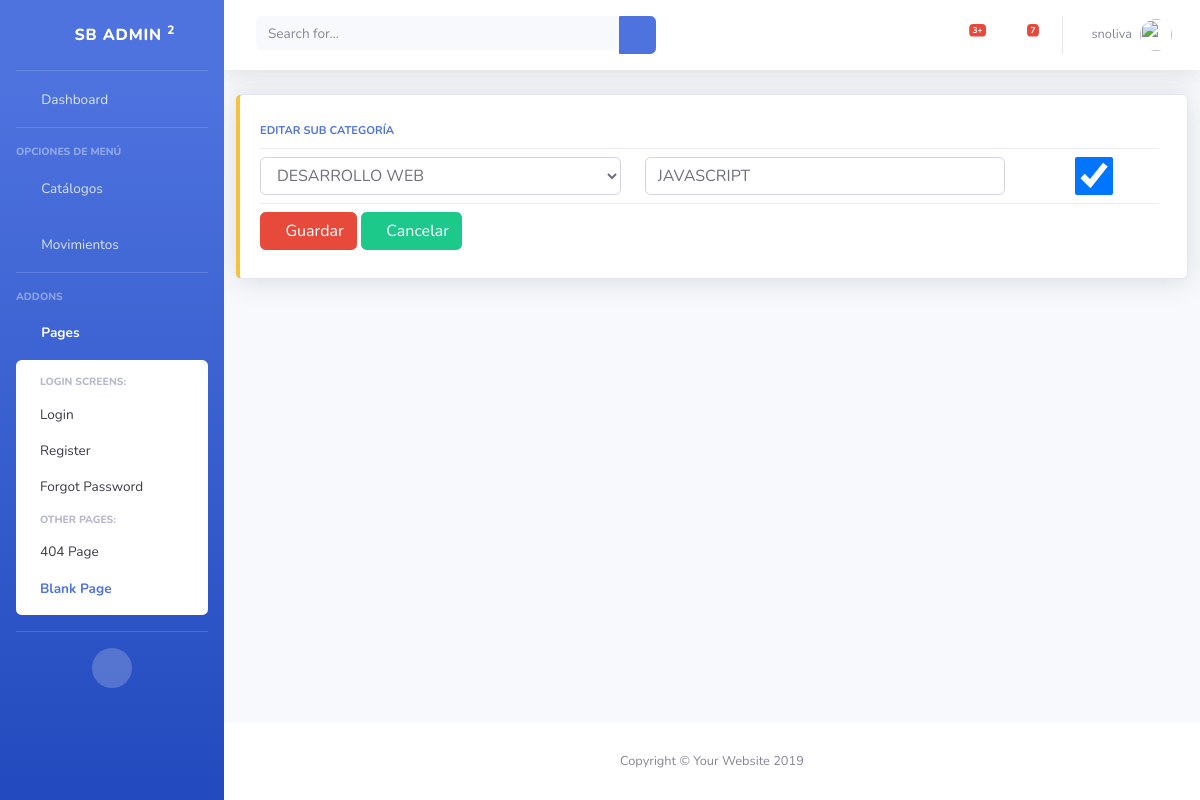
The page /inv/subcategorias/edit/1 (signed in) on the database its author committed.
### inv/models.py (models this page shows, shortened)
class SubCategoria(ClaseModelo):
    categoria = models.ForeignKey(Categoria, on_delete=models.CASCADE)
    descripcion = models.CharField(max_length=100, help_text='Descripcion de la categoria',
                    unique=True)
    class Meta:
        verbose_name_plural = 'Sub Categorías'
        unique_together = ('categoria', 'descripcion')

### inv/views.py (the view, shortened to what this page needs)
# urls.py: path('subcategorias/edit/<int:pk>', SubCategoriaEdit.as_view(), name='subcategoria_edit'),
class SubCategoriaEdit(SinPrivilegios, UpdateView):
    model = SubCategoria
    template_name = 'inv/subcategoria_form.html'
    context_object_name = 'obj'
    form_class = SubCategoriaForm
    success_url = reverse_lazy('inv:subcategoria_list')
    permission_required = "inv.change_subcategoria"

### inv/forms.py
class SubCategoriaForm(forms.ModelForm):
    categoria = forms.ModelChoiceField(
        queryset= Categoria.objects.filter(estado=True)
                    .order_by('descripcion')
    )
    class Meta:
        model = SubCategoria
        fields = ['categoria','descripcion', 'estado']
        labels = { 'descripcion': 'Descripción de la subcategoría',
                    'estado': 'Estado'}
        widget = { 'descripcion': forms.TextInput}
    def __init__(self, *args, **kwargs):
        super().__init__(*args, **kwargs)
        for field in iter(self.fields):
            self.fields[field].widget.attrs.update({
                'class': 'form-control'
            })
        self.fields['categoria'].empty_label = 'Seleccione la Categoría'

### inv/models.py (called while the page is built)
    def __str__(self):
        return '{}'.format(self.descripcion)

### inv/templates/inv/subcategoria_form.html (shortened to what this page needs)
{% extends 'base/base.html' %}
{% block page_content %}
<form method="POST" class="form-inline">
    <div class="col-xl-12 col-md-12 mb-12">
        {% if obj %}
        <div class="card border-left-warning shadow h-100 py-2">
        {% else %}
        <div class="card border-left-success shadow h-100 py-2">
        {% endif %}
            <div class="card-body">
                <div class="row no-gutters align-items-center">
                    <div class="col mr-2">
                        <div class="text-xs font-weight-bold text-primary text-uppercase mb-1">
                            {% if obj %} Editar {% else %} Nueva {% endif %} Sub Categoría</div>
                        <div class="dropdown-divider"></div>
                        <div class="row">
                            <div class="col-5">
                                <div class="input-group">
                                    {{form.categoria}}
                                </div>
                            </div>
                            <div class="col-5">
                                <div class="input-group">
                                    {{form.descripcion}}
                                </div>
                            </div>
                            <div class="col-2">
                                <div class="input-group">
                                    {{form.estado}}
                                </div>
                            </div>
                        </div>
                        <div class="dropdown-divider"></div>
                        <div class="row">
                            <div class="col">
                                <button class="btn btn-danger" type="submit"><span class="fa fa-save"></span>Guardar</button>
                                <a href="{% url 'inv:subcategoria_list' %}" class="btn btn-success"><span class="fa fa-undo"></span>Cancelar</a>
                            </div>
                        </div>
                    </div>
                </div>
            </div>
        </div>
    </div>
</form>
    {% endblock %}

### templates/base/base.html (shortened to what this page needs)
{% load static %}
<!DOCTYPE html>
<html lang="en">
<head>
  <link rel="stylesheet"  href="{% static 'base/vendor/fontawesome-free/css/all.min.css' %}" type="text/css">
  <link rel="stylesheet"  href="{% static 'base/css/sb-admin-2.min.css' %}">
  <link href="{%static 'base/vendor/datatables/dataTables.bootstrap4.min.css' %}" rel="stylesheet">
  <link rel="stylesheet" href="{% static 'base/vendor/jquery_confirm/jquery-confirm.min.css' %}">
   <link rel="stylesheet" href="https://cdnjs.cloudflare.com/ajax/libs/jquery-datetimepicker/2.5.20/jquery.datetimepicker.min.css" />
</head>
<body id="page-top" class="bg-gradient-primary">
    {% block side_bar %}
  <div id="wrapper">
    <ul class="navbar-nav bg-gradient-primary sidebar sidebar-dark accordion" id="accordionSidebar">
      <a class="sidebar-brand d-flex align-items-center justify-content-center" href="{% url 'bases:home' %}">
        <div class="sidebar-brand-icon rotate-n-15">
          <i class="fas fa-laugh-wink"></i>
        </div>
        <div class="sidebar-brand-text mx-3">SB Admin <sup>2</sup></div>
      </a>
      <hr class="sidebar-divider my-0">
      <li class="nav-item">
        <a class="nav-link" href="{% url 'bases:home' %}">
          <i class="fas fa-fw fa-tachometer-alt"></i>
          <span>Dashboard</span></a>
      </li>
      <hr class="sidebar-divider">
      <div class="sidebar-heading">
        Opciones de Menú
      </div>
      <li class="nav-item">
        <a class="nav-link collapsed" href="#" data-toggle="collapse" data-target="#collapseTwo" aria-expanded="true" aria-controls="collapseTwo">
          <i class="fas fa-fw fa-cog"></i>
          <span>Catálogos</span>
        </a>
      </li>
      <li class="nav-item {% if cmp_url in request.path  %} active {% endif %}">
        <a class="nav-link collapsed" href="#" data-toggle="collapse" data-target="#collapseCompras" aria-expanded="true" aria-controls="collapseCompras">
          <i class="fas fa-fw fa-truck"></i>
          <span>Movimientos</span>
        </a>
      </li>
      <hr class="sidebar-divider">
      <div class="sidebar-heading">
        Addons
      </div>
      <li class="nav-item active">
        <a class="nav-link" href="#" data-toggle="collapse" data-target="#collapsePages" aria-expanded="true" aria-controls="collapsePages">
          <i class="fas fa-fw fa-folder"></i>
          <span>Pages</span>
        </a>
        <div id="collapsePages" class="collapse show" aria-labelledby="headingPages" data-parent="#accordionSidebar">
          <div class="bg-white py-2 collapse-inner rounded">
            <h6 class="collapse-header">Login Screens:</h6>
            <a class="collapse-item" href="login.html">Login</a>
            <a class="collapse-item" href="register.html">Register</a>
            <a class="collapse-item" href="forgot-password.html">Forgot Password</a>
            <h6 class="collapse-header">Other Pages:</h6>
            <a class="collapse-item" href="404.html">404 Page</a>
            <a class="collapse-item active" href="blank.html">Blank Page</a>
          </div>
        </div>
      </li>
      <hr class="sidebar-divider d-none d-md-block">
      <div class="text-center d-none d-md-inline">
        <button class="rounded-circle border-0" id="sidebarToggle"></button>
      </div>
    </ul>
    {% endblock side_bar %}
    <div id="content-wrapper" class="d-flex flex-column">
      <div id="content">
        {% block top_bar %}
        <nav class="navbar navbar-expand navbar-light bg-white topbar mb-4 static-top shadow">
          <form class="d-none d-sm-inline-block form-inline mr-auto ml-md-3 my-2 my-md-0 mw-100 navbar-search">
            <div class="input-group">
              <input type="text" class="form-control bg-light border-0 small" placeholder="Search for..." aria-label="Search" aria-describedby="basic-addon2">
              <div class="input-group-append">
                <button class="btn btn-primary" type="button">
                  <i class="fas fa-search fa-sm"></i>
                </button>
              </div>
            </div>
          </form>
          <ul class="navbar-nav ml-auto">
            <li class="nav-item dropdown no-arrow mx-1">
              <a class="nav-link dropdown-toggle" href="#" id="alertsDropdown" role="button" data-toggle="dropdown" aria-haspopup="true" aria-expanded="false">
                <i class="fas fa-bell fa-fw"></i>
                <span class="badge badge-danger badge-counter">3+</span>
              </a>
            </li>
            <li class="nav-item dropdown no-arrow mx-1">
              <a class="nav-link dropdown-toggle" href="#" id="messagesDropdown" role="button" data-toggle="dropdown" aria-haspopup="true" aria-expanded="false">
                <i class="fas fa-envelope fa-fw"></i>
                <span class="badge badge-danger badge-counter">7</span>
              </a>
            </li>
            <li class="nav-item dropdown no-arrow">
              <a class="nav-link dropdown-toggle" href="#" id="userDropdown" role="button" data-toggle="dropdown" aria-haspopup="true" aria-expanded="false">
                <span class="mr-2 d-none d-lg-inline text-gray-600 small">{{user.username}}</span>
                <img class="img-profile rounded-circle" src="{% static 'base/img/user.png' %}">
              </a>
            </li>
          </ul>
        </nav>
        {% endblock top_bar %}
        {% block page_content %}{% endblock page_content %}
        {% block footer%}
      </div>
      <footer class="sticky-footer bg-white">
        <div class="container my-auto">
          <div class="copyright text-center my-auto">
            <span>Copyright &copy; Your Website 2019</span>
          </div>
        </div>
      </footer>
    </div>
  </div>
  {% endblock footer %}
</body>
</html>

### rows shown on the page
SubCategoria: categoria "DESARROLLO WEB", descripcion "JAVASCRIPT", estado "☑"

### other values the page prints
{{ user.username }} "snoliva"
